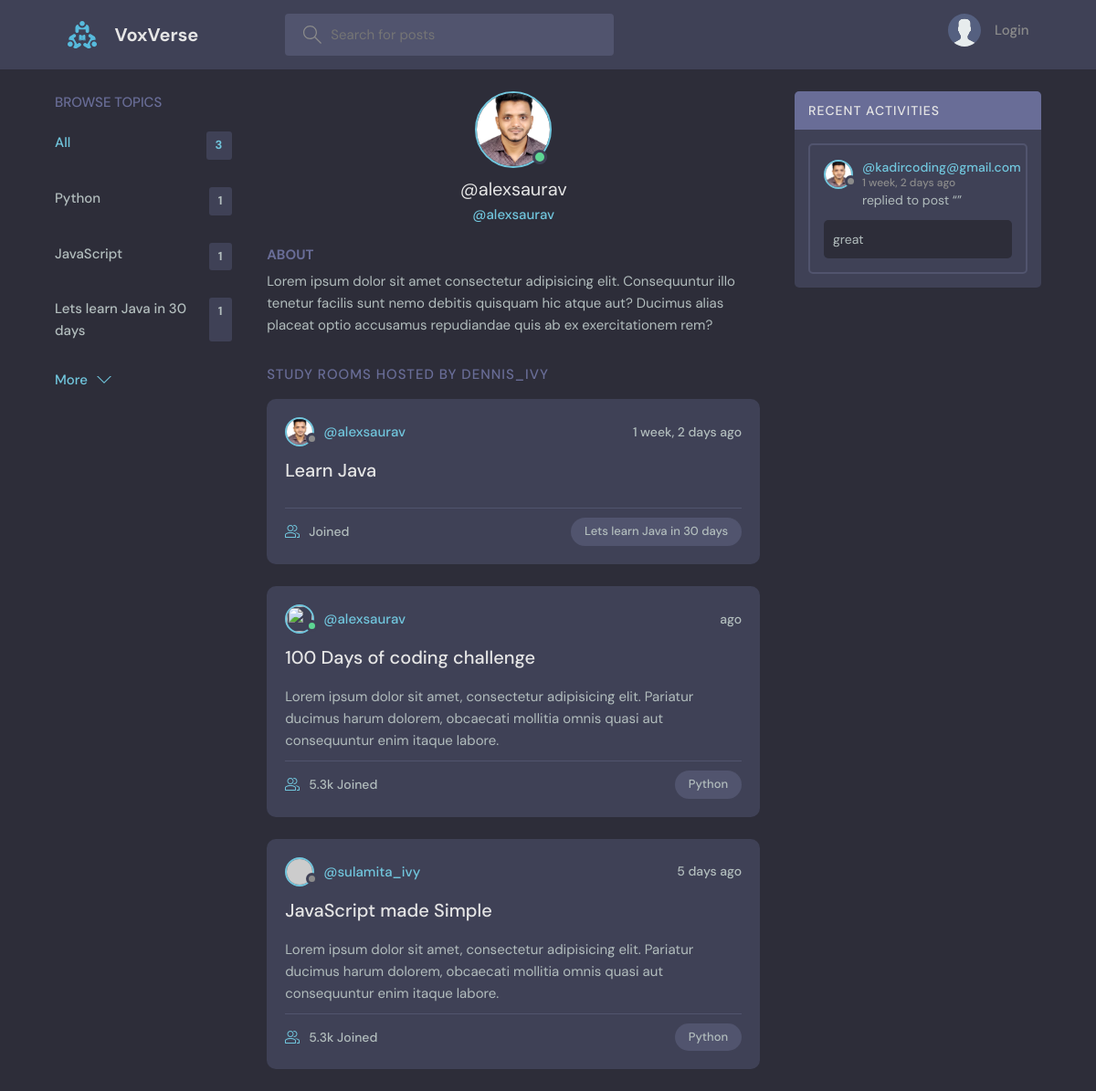
/profie/5, run on the app's committed database.
### base/models.py (models this page shows, shortened)
class Topic(models.Model):
    name = models.CharField(max_length=200)

class User(AbstractUser):
    name = models.CharField(max_length=200, null=True)
    email = models.EmailField(unique=True, null=True)
    bio = models.TextField(null=True)
    avatar = models.ImageField(null=True, default="avatar.svg")
    USERNAME_FIELD = "email"
    REQUIRED_FIELDS = []

class Room(models.Model):
    host = models.ForeignKey(User, on_delete=models.SET_NULL, null=True)
    """the User model is a built-in model that provides basic authentication
    features such as user authentication,
    user creation, user management, password management, and more."""
    topic = models.ForeignKey(Topic, on_delete=models.SET_NULL, null=True)
    name = models.CharField(max_length=200)
    description = models.TextField(null=True, blank=True)  # this cannot be empty
    participant = models.ManyToManyField(User, related_name="paricipants", blank=True)
    updated = models.DateTimeField(auto_now=True)
    created = models.DateTimeField(auto_now_add=True)
    class Meta:
        ordering = ["-updated", "-created"]

class Message(models.Model):
    user = models.ForeignKey(User, on_delete=models.CASCADE)
    room = models.ForeignKey(Room, on_delete=models.CASCADE)
    body = models.TextField()  # empty because we want to force our user to have a msg
    updated = models.TimeField(auto_now=True)
    created = models.DateTimeField(auto_now_add=True)
    class Meta:
        ordering = ["-updated", "-created"]

### base/views.py (the view)
# urls.py: path("profie/<str:pk>", views.userProfile, name="user-profile"),
def userProfile(request, pk):
    user = User.objects.get(pk=pk)
    rooms = user.room_set.all()
    room_messages = user.message_set.all()
    topics = Topic.objects.all()
    context = {
        "user": user,
        "rooms": rooms,
        "room_messages": room_messages,
        "topics": topics,
    }
    return render(request, "base/profile.html", context)

### base/templates/base/profile.html (shortened to what this page needs)
{% extends 'main.html' %} {% block content %}
  <main class="profile-page layout layout--3">
    <div class="container">
      {% include 'base/topics_components.html' %}
      <div class="roomList">
        <div class="profile">
          <div class="profile__avatar">
            <div class="avatar avatar--large active">
              <img src="{{user.avatar.url}}" />
            </div>
          </div>
          <div class="profile__info">
            <h3>@{{user.username}}</h3>
            <p>@{{user.username}}</p>
          </div>
          <div class="profile__about">
            <h3>About</h3>
            <p>
              Lorem ipsum dolor sit amet consectetur adipisicing elit. Consequuntur illo tenetur
              facilis sunt nemo debitis quisquam hic atque aut? Ducimus alias placeat optio
              accusamus repudiandae quis ab ex exercitationem rem?
            </p>
          </div>
        </div>
        <div class="roomList__header">
          <div>
            <h2>Study Rooms Hosted by dennis_ivy</a>
            </h2>
          </div>
        </div>
        {% include 'base/feed_components.html' %}
        <div class="roomListRoom">
          <div class="roomListRoom__header">
            <a href="profile.html" class="roomListRoom__author">
              <div class="avatar avatar--small active">
                <img src="{{profile.host.avatar.url}}" />
              </div>
              <span>@{{user.username}}</span>
            </a>
            <div class="roomListRoom__actions">
              <span>{{user.created|timesince}} ago</span>
            </div>
          </div>
          <div class="roomListRoom__content">
            <a href="room.html">100 Days of coding challenge</a>
            <p>
              Lorem ipsum dolor sit amet, consectetur adipisicing elit. Pariatur ducimus harum
              dolorem, obcaecati mollitia omnis quasi aut consequuntur enim itaque labore.
            </p>
          </div>
          <div class="roomListRoom__meta">
            <a class="roomListRoom__joined">
              5.3k Joined
            </a>
            <p class="roomListRoom__topic">Python</p>
          </div>
        </div>
        <div class="roomListRoom">
          <div class="roomListRoom__header">
            <a href="profile.html" class="roomListRoom__author">
              <div class="avatar avatar--small">
                <img src="https://randomuser.me/api/portraits/women/11.jpg" />
              </div>
              <span>@sulamita_ivy</span>
            </a>
            <div class="roomListRoom__actions">
              <span>5 days ago</span>
            </div>
          </div>
          <div class="roomListRoom__content">
            <a href="room.html">JavaScript made Simple</a>
            <p>
              Lorem ipsum dolor sit amet, consectetur adipisicing elit. Pariatur ducimus harum
              dolorem, obcaecati mollitia omnis quasi aut consequuntur enim itaque labore.
            </p>
          </div>
          <div class="roomListRoom__meta">
            <a href="room.html" class="roomListRoom__joined">
              5.3k Joined
            </a>
            <p class="roomListRoom__topic">Python</p>
          </div>
        </div>
      </div>
      {% include 'base/activity_component.html' %}
    </div>
  </main>
{% endblock content %}

### templates/main.html (shortened to what this page needs)
<!DOCTYPE html>
{% load static %}
<html lang="en">
  <head>
    <link rel="stylesheet" href="{% static 'styles/style.css' %}" />
  </head>
  <body>
    {% include 'navbar.html' %}  {% block content %} {% endblock %}
  </body>
</html>

### templates/navbar.html (shortened to what this page needs)
{% load static %}
<header class="header header--loggedIn">
  <div class="container">
    <a href="{% url 'home' %}" class="header__logo">
      <img src="{% static 'images/logo.svg' %}" />
      <h1>VoxVerse</h1>
    </a>
    <form class="header__search" method="GET" action="{% url 'home' %}">
      <label>
        <input name="q" placeholder="Search for posts" />
      </label>
    </form>
    <nav class="header__menu">
      {% if request.user.is_authenticated %}
      <div class="header__user">
        <a href="{% url 'user-profile' user.id %}">
          <div class="avatar avatar--medium active">
            <img src="{{request.user.avatar.url}}" />
          </div>
          <p>
            {{request.user.username}} <span>@{{request.user.username}}</span>
          </p>
        </a>
        <button class="dropdown-button">
          <svg
            version="1.1"
            xmlns="http://www.w3.org/2000/svg"
            width="32"
            height="32"
            viewBox="0 0 32 32"
          >
            <title>chevron-down</title>
            <path d="M16 21l-13-13h-3l16 16 16-16h-3l-13 13z"></path>
          </svg>
        </button>
      </div>
      {% else %}
      <a href="{% url 'login' %}">
        <img src="{% static 'images/avatar.svg' %}" />
        <p>Login</p>
      </a>
      {% endif %}
    </nav>
  </div>
</header>

### base/templates/base/topics_components.html
<div class="topics">
  <div class="topics__header">
    <h2>Browse Topics</h2>
  </div>
  <ul class="topics__list">
    <li>
      <a href="{% url 'home' %}" class="active"
        >All <span>{{topics.count}}</span></a
      >
    </li>
    {% for topic in topics %}
    <li>
      <a href="{% url 'home' %}?q={{topic.name}}"
        >{{topic.name}} <span>{{topic.room_set.all.count}}</span></a
      >
    </li>
    {% endfor %}
  </ul>
  <a class="btn btn--link" href="{% url 'topics' %}">
    More
    <svg
      version="1.1"
      xmlns="http://www.w3.org/2000/svg"
      width="32"
      height="32"
      viewBox="0 0 32 32"
    >
      <title>chevron-down</title>
      <path d="M16 21l-13-13h-3l16 16 16-16h-3l-13 13z"></path>
    </svg>
  </a>
</div>

### base/templates/base/feed_components.html (shortened to what this page needs)
{% for room in rooms %}
<div class="roomListRoom">
  <div class="roomListRoom__header">
    <a
      href="{% url 'user-profile' room.host.id %}"
      class="roomListRoom__author"
    >
      <div class="avatar avatar--small">
        <img src="{{room.host.avatar.url}}" />
      </div>
      <span>@{{room.host.username}}</span>
    </a>
    <div class="roomListRoom__actions">
      <span>{{room.created|timesince}} ago</span>
    </div>
  </div>
  <div class="roomListRoom__content">
    <a href="{% url 'room' room.id %}">{{room.name}}</a>
  </div>
  <div class="roomListRoom__meta">
    <a href="{% url 'room' room.id %}" class="roomListRoom__joined">
      {{room.paritcipant.all.count}} Joined
    </a>
    <p class="roomListRoom__topic">{{room.topic.name}}</p>
  </div>
</div>
{% endfor %}

### base/templates/base/activity_component.html (shortened to what this page needs)
<div class="activities">
  <div class="activities__header">
    <h2>Recent Activities</h2>
  </div>
  {% for message in room_messages %}
  <div class="activities__box">
    <div class="activities__boxHeader roomListRoom__header">
      <a
        href="{% url 'user-profile' message.user.id %}"
        class="roomListRoom__author"
      >
        <div class="avatar avatar--small">
          <img src="{{message.user.avatar.url}}" />
        </div>
        <p>
          @{{message.user}}
          <span>{{message.created|timesince}} ago</span>
        </p>
      </a>
    </div>
    <div class="activities__boxContent">
      <p>
        replied to post “”
      </p>
      <div class="activities__boxRoomContent">{{message.body}}</div>
    </div>
  </div>
  {% endfor %}
</div>

### data on the page
Topic: name "Python", room_set.all.count "1"
Topic: name "JavaScript", room_set.all.count "1"
Topic: name "Lets learn Java in 30 days", room_set.all.count "1"
User: avatar (picture), username "alexsaurav"
Room: host.avatar (picture), host.username "alexsaurav", created "1 week, 2 days", name "Learn Java", topic.name "Lets learn Java in 30 days"
Message: user.avatar (picture), user "kadircoding@gmail.com", created "1 week, 2 days", body "great"

### other printed values
{{ topics.count }} "3"
